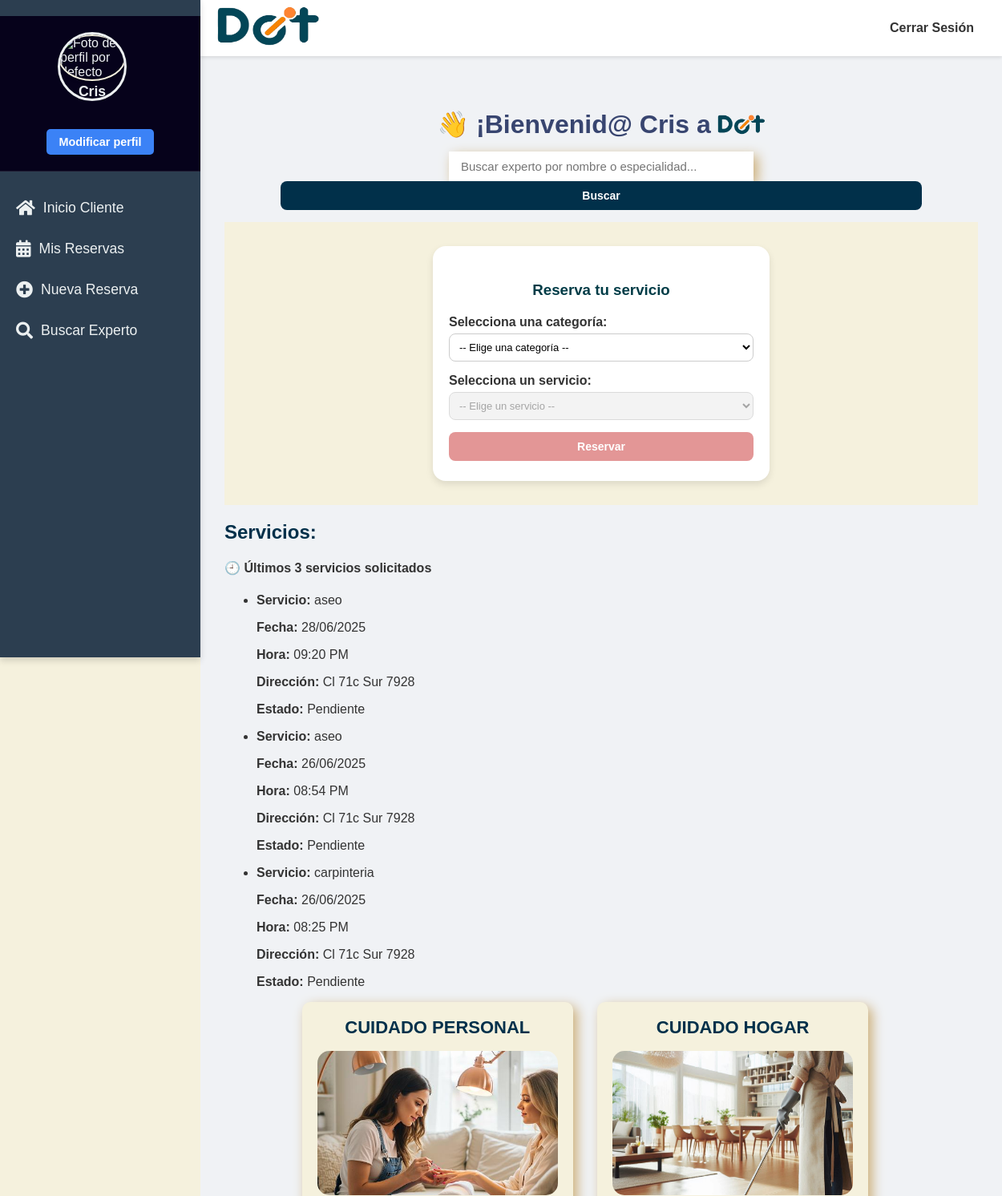
Before: /principal/ (signed in, upper part) with the older database file.
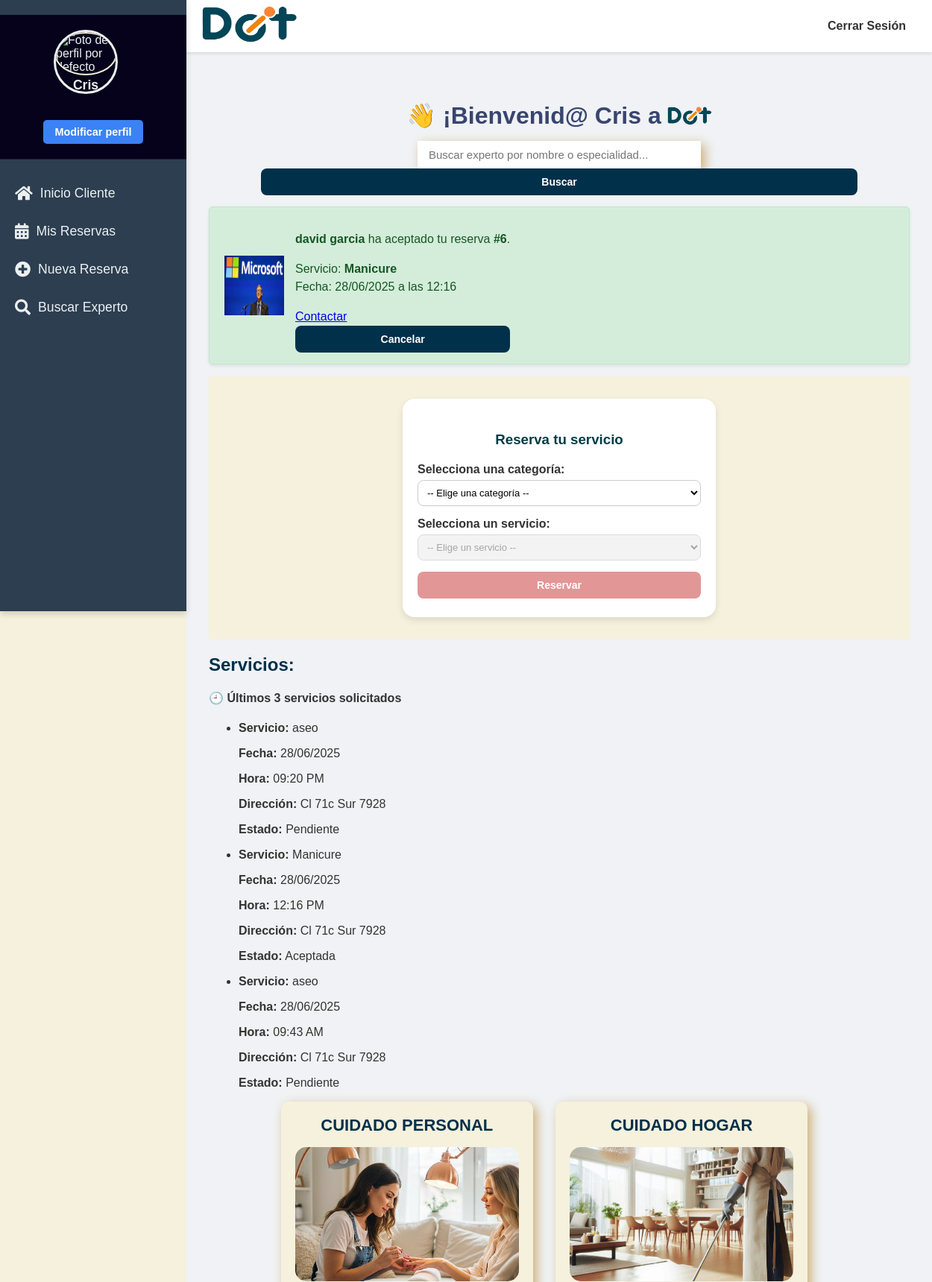
After: the same page with the newer database file.
### doit_app/models.py (models this page shows, shortened)
class Reserva(models.Model):
    Fecha = models.DateField(verbose_name="Fecha de Reserva") # Puede ser la fecha solicitada para el servicio
    Hora = models.TimeField(verbose_name="Hora de Reserva") # Hora solicitada para el servicio
    direccion = models.CharField(max_length=255, verbose_name="Dirección del Servicio")
    descripcion = models.TextField(verbose_name="Descripción del Servicio") # Cambiado a TextField para más detalle
    detallesAdicionales = models.TextField(blank=True, null=True, verbose_name="Detalles Adicionales") # Cambiado a TextField
    ciudad = models.ForeignKey(Ciudad, on_delete=models.CASCADE, verbose_name="Ciudad del Servicio")
    pais = models.ForeignKey(Pais, on_delete=models.CASCADE, verbose_name="País del Servicio")
    metodoDePago = models.ForeignKey(Metodo, on_delete=models.SET_NULL, null=True, blank=True, verbose_name="Método de Pago Preferido")
    idUsuario = models.ForeignKey(
        settings.AUTH_USER_MODEL,
        on_delete=models.CASCADE,
        related_name='reservas_realizadas',
        verbose_name="Cliente que Reserva"
    )
    idServicios = models.ForeignKey(Servicios, on_delete=models.CASCADE, verbose_name="Servicio Solicitado")
    idEstado = models.ForeignKey(Estado, on_delete=models.SET_DEFAULT, default=1, verbose_name="Estado de la Reserva")
    experto_asignado = models.ForeignKey(
        settings.AUTH_USER_MODEL,
        on_delete=models.SET_NULL,
        null=True,
        blank=True,
        related_name='reservas_aceptadas',
        limit_choices_to={'tipo_usuario': 'experto'}, # Solo se pueden asignar expertos
        verbose_name="Experto Asignado"
    )
    pago_ofrecido = models.DecimalField(
        max_digits=10,
        decimal_places=2,
        blank=True,
        null=True,
        verbose_name="Pago Ofrecido por el Cliente"
    )
    creado_en = models.DateTimeField(auto_now_add=True)
    actualizado_en = models.DateTimeField(auto_now=True)
    class Meta:
        verbose_name = "Reserva"
        verbose_name_plural = "Reservas"
        db_table = "Reserva" # Manteniendo el nombre de la tabla
        app_label = "doit_app"

class Servicios(models.Model):
    NombreServicio = models.CharField(max_length=50, verbose_name="Nombre del servicio")
    idCategorias = models.ForeignKey(Categorias, on_delete=models.CASCADE, verbose_name="Categoría del servicio")
    class Meta:
        verbose_name = "Servicio"
        verbose_name_plural = "Servicios"
        db_table = "Servicios"
        app_label = "doit_app"

class Estado(models.Model):
    Nombre = models.CharField(max_length=50, unique=True, verbose_name="Nombre del estado")
    class Meta:
        verbose_name = "Estado"
        verbose_name_plural = "Estados"
        db_table = "Estado"
        app_label = "doit_app"

class CustomUser(AbstractUser):
    tipo_usuario_choices = [
        ('cliente', 'Cliente'),
        ('experto', 'Experto'),
    ]
    genero = models.ForeignKey(Genero, on_delete=models.SET_NULL, null=True, blank=True, verbose_name="Género")
    tipo_usuario = models.CharField(max_length=20, choices=tipo_usuario_choices, default='cliente', verbose_name="Tipo de Usuario")
    nacionalidad = models.CharField(max_length=100, blank=True, null=True, verbose_name="Nacionalidad")
    numDoc = models.CharField(max_length=100, unique=True, blank=True, null=True, verbose_name="Número de Documento")
    telefono = models.CharField(max_length=20, blank=True, null=True, verbose_name="Teléfono")
    fechaNacimiento = models.DateField(blank=True, null=True, verbose_name="Fecha de Nacimiento")
    evidenciaTrabajo = models.ImageField(
        upload_to='evidencia_trabajo/',
        blank=True,
        null=True,
        verbose_name="Evidencia de Trabajo (Imagen)"
    )
    experienciaTrabajo = models.TextField(blank=True, null=True, verbose_name="Experiencia de Trabajo")
    hojaVida = models.CharField(max_length=300, blank=True, null=True, verbose_name="Link Hoja de Vida (URL)")
    hojaVida_file = models.FileField(
        upload_to='hojas_de_vida/',
        blank=True,
        null=True,
        verbose_name="Archivo de Hoja de Vida"
    )
    foto_perfil = models.ImageField(upload_to='perfil/', null=True, blank=True, verbose_name="Foto de Perfil")
    tipo_documento = models.ForeignKey(TipoDoc, on_delete=models.SET_NULL, null=True, blank=True, verbose_name="Tipo de Documento")
    especialidad = models.CharField(max_length=100, blank=True, null=True, verbose_name="Especialidad")
    categoria_especialidad = models.ForeignKey(
        'doit_app.Categorias',
        on_delete=models.SET_NULL,
        null=True,
        blank=True,
        verbose_name="Categoría de Especialidad"
    )
    class Meta:
        verbose_name = "Usuario Personalizado"
        verbose_name_plural = "Usuarios Personalizados"
        app_label = "doit_app"
    def is_usuario_normal(self):
        return self.tipo_usuario == 'cliente'
    def is_experto(self):
        return self.tipo_usuario == 'experto'

### doit_app/views.py (the view)
# urls.py: path('principal/', views.principal, name='principal'), # Dashboard principal para clientes
@login_required
def principal(request):
    if request.user.tipo_usuario == 'experto':
        return redirect('dashboard_experto')
    if request.user.tipo_usuario == 'admin':
        return redirect('admin_principal')
    categorias = Categorias.objects.all()
    servicios = Servicios.objects.all()
    servicios_por_categoria = {}
    for cat in categorias:
        servicios_por_categoria[cat.Nombre] = list(servicios.filter(idCategorias=cat))
    ultimas_reservas = Reserva.objects.filter(
        idUsuario=request.user
    ).exclude(
        Q(idEstado__Nombre='Cancelada') | Q(idEstado__Nombre='Completada')
    ).order_by('-Fecha', '-Hora')[:3]
    reserva_aceptada = Reserva.objects.filter(
        idUsuario=request.user,
        idEstado__Nombre='Aceptada'
    ).order_by('-Fecha', '-Hora').first()  # Solo la más reciente
    return render(request, 'principal.html', {
        'categorias': categorias,
        'servicios_por_categoria': servicios_por_categoria,
        'ultimas_reservas': ultimas_reservas,
        'reserva_aceptada': reserva_aceptada,  # Pasamos esto al template
    })

### doit_app/templates/principal.html (shortened to what this page needs)
{% extends "base.html" %}
{% load static %}
{% block extra_css %}
<link rel="stylesheet" href="{% static 'css/principal.css' %}">
<link rel="stylesheet" href="{% static 'css/modperf_cliente.css' %}">
{% endblock %}
{% block content %}
<div class="banner-bienvenida">
    <div class="contenido-banner">
        <h1>👋 ¡Bienvenid@
            {% if user.is_authenticated %}
                {% if user.first_name %}
                    {{ user.first_name }}
                {% elif user.username %}
                    {{ user.username }}
                {% endif %}
            {% endif %}
            a
            <img src="{% static 'images/Doit_logo.png' %}" alt="Logo Doit" width="80">
        </h1>
        <form action="{% url 'busc_experto' %}" method="get" class="search-experto-form">
            <input type="text" name="q" placeholder="Buscar experto por nombre o especialidad...">
            <button type="submit">Buscar</button>
        </form>
    </div>
</div>
{% if reserva_aceptada %}
<div class="alert alert-success d-flex align-items-center mt-4" role="alert" style="gap: 15px;">
    <img src="{% if reserva_aceptada.experto_asignado.foto_perfil %}
                {{ reserva_aceptada.experto_asignado.foto_perfil.url }}
            {% else %}
                {% static 'img/default_profile.png' %}
            {% endif %}"
        alt="Foto del experto"
        class="rounded-circle"
        width="80"
        height="80">
    <div>
        <p><strong>{{ reserva_aceptada.experto_asignado.get_full_name }}</strong> ha aceptado tu reserva <strong>#{{ reserva_aceptada.id }}</strong>.</p>
        <p>Servicio: <strong>{{ reserva_aceptada.idServicios.NombreServicio }}</strong><br>
            Fecha: {{ reserva_aceptada.Fecha|date:"d/m/Y" }} a las {{ reserva_aceptada.Hora|time:"H:i" }}</p>
        <div class="mt-2">
            <a href="#" class="btn btn-outline-primary btn-sm">Contactar</a>
            <form action="{% url 'cancelar_reserva' reserva_aceptada.id %}" method="post" class="d-inline">
                <button type="submit" class="btn btn-outline-danger btn-sm">Cancelar</button>
            </form>
        </div>
    </div>
</div>
{% endif %}
<section class="seccion-servicios">
    <div class="tarjeta-servicio">
        <h3>Reserva tu servicio</h3>
        <div class="grupo-formulario">
            <label for="categoria">Selecciona una categoría:</label>
            <select id="categoria" class="form-control">
                <option value="" selected disabled>-- Elige una categoría --</option>
            </select>
        </div>
        <div class="grupo-formulario">
            <label for="servicio">Selecciona un servicio:</label>
            <select id="servicio" disabled class="form-control">
                <option value="" selected>-- Elige un servicio --</option>
            </select>
        </div>
        <a id="reservarLink" href="{% url 'reserva' %}">
            <button id="reservarBtn" type="button" disabled class="btn btn-primary">Reservar</button>
        </a>
    </div>
</section>
<h2>Servicios:</h2>
<div>
    <h4>🕘 Últimos 3 servicios solicitados</h4>
    <ul>
        {% for reserva in ultimas_reservas %}
            <li style="margin-bottom: 10px;">
                <p><strong>Servicio:</strong> {{ reserva.idServicios.NombreServicio }}</p>
                <p><strong>Fecha:</strong> {{ reserva.Fecha|date:"d/m/Y" }}</p>
                <p><strong>Hora:</strong> {{ reserva.Hora|time:"h:i A" }}</p>
                <p><strong>Dirección:</strong> {{ reserva.direccion }}</p>
                <p><strong>Estado:</strong> {{ reserva.idEstado.Nombre }}</p>
            </li>
        {% empty %}
            <li>No has hecho reservas recientes.</li>
        {% endfor %}
    </ul>
</div>
<div class="servicios">
    <article class="servicio">
        <h2>CUIDADO PERSONAL</h2>
        <img src="{% static 'images/20.jpg' %}" alt="Foto 1">
    </article>
    <article class="servicio">
        <h2>CUIDADO HOGAR</h2>
        <img src="{% static 'images/21.png' %}" alt="Foto 2">
    </article>
</div>
{% endblock content %}

Changed rows visible on the page:
no longer on this page (row unchanged): Reserva: idServicios.NombreServicio "aseo", Fecha "26/06/2025", Hora "08:54 PM", direccion "Cl 71c Sur 7928", idEstado.Nombre "Pendiente"
no longer on this page (row unchanged): Reserva: idServicios.NombreServicio "carpinteria", Fecha "26/06/2025", Hora "08:25 PM", direccion "Cl 71c Sur 7928", idEstado.Nombre "Pendiente"
added Reserva: experto_asignado.foto_perfil (picture), experto_asignado.get_full_name "david garcia", id "6", idServicios.NombreServicio "Manicure", Fecha "28/06/2025", Hora "12:16", Hora "12:16 PM", direccion "Cl 71c Sur 7928", idEstado.Nombre "Aceptada"
added Reserva: idServicios.NombreServicio "aseo", Fecha "28/06/2025", Hora "09:43 AM", direccion "Cl 71c Sur 7928", idEstado.Nombre "Pendiente"
Other visible differences:
text now shown: "ha aceptado tu reserva # . Servicio: Fecha: a las Contactar Cancelar"
